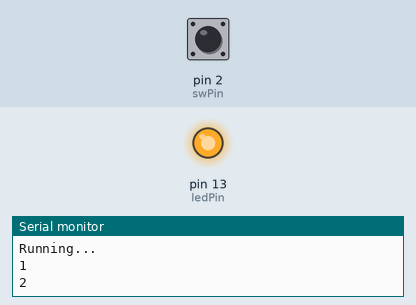
Bench run of a sketch on a simulated Arduino Uno, built with avr-gcc and run on an emulated ATmega328P. On the bench: output pins drawn as LEDs (lit = HIGH), the last lines printed to the serial monitor. The inputs (shaded band) are chosen by the test bench; at power-on: pin 2 (swPin) HIGH. Sleep ends after the set time or at an interrupt.

Above: at 1.2 s.
1.3 s: pin 2 (swPin) pulled LOW for 3.2 s
At 3.4 s:
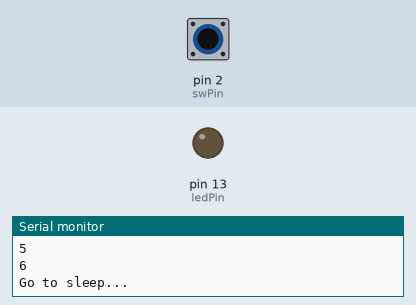
Timing chart, 0 to 8.5 s (numbered marks = the images above; inputs shaded):
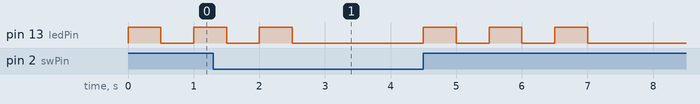

The sketch:

EnergySave.ino
```cpp
#include <Enerlib.h>

Energy energy;             // 宣告"Energy"程式物件

const byte swPin = 2;      // 開關腳位
const byte ledPin = 13;    // LED腳位
byte times = 0;            // 記錄執行次數
volatile byte state = 0;   // 暫存執行狀態

void wakeISR() {
  if (energy.WasSleeping()) {
    state = 1;
  }
  else {
    state = 2;
  }
}

void setup() {
  Serial.begin(9600);

  pinMode(ledPin, OUTPUT);
  pinMode(swPin, INPUT);
  digitalWrite(swPin, HIGH);

  attachInterrupt(0, wakeISR, CHANGE);  // 附加中斷服務常式

  Serial.println("Running...");
}

void loop()
{
  if (state == 1) {
    Serial.println("Was sleeping...");
  }
  else if (state == 2) {
    Serial.println("Was awake...");
  }
  state = 0;

  digitalWrite(ledPin, !digitalRead(ledPin));
  delay(500);
  times ++;
  Serial.println(times);

  if (times > 5) {
    times = 0;
    Serial.println("Go to sleep...");
    energy.PowerDown();
  }
}
```
